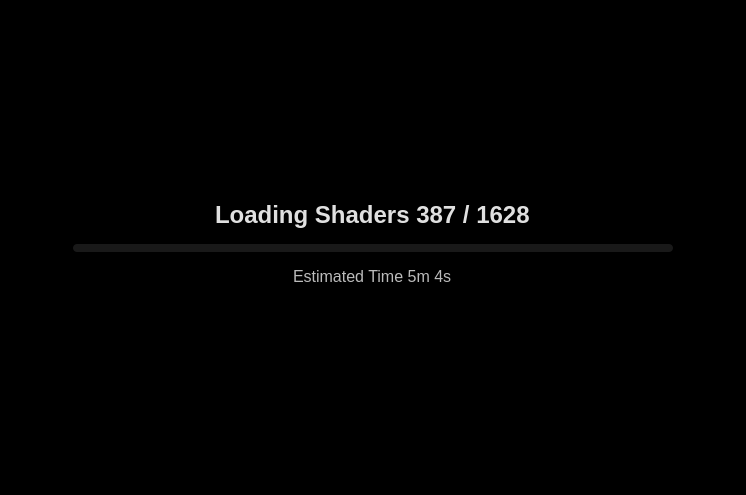
<?xml version="1.0" encoding="UTF-8"?>
<ui version="4.0">
 <class>LoadingScreen</class>
 <widget class="QWidget" name="LoadingScreen">
  <property name="geometry">
   <rect>
    <x>0</x>
    <y>0</y>
    <width>746</width>
    <height>495</height>
   </rect>
  </property>
  <property name="styleSheet">
   <string notr="true">background-color: rgb(0, 0, 0);</string>
  </property>
  <layout class="QVBoxLayout">
   <property name="spacing">
    <number>0</number>
   </property>
   <property name="leftMargin">
    <number>0</number>
   </property>
   <property name="topMargin">
    <number>0</number>
   </property>
   <property name="rightMargin">
    <number>0</number>
   </property>
   <property name="bottomMargin">
    <number>0</number>
   </property>
   <item>
    <widget class="QWidget" name="fade_parent" native="true">
     <layout class="QVBoxLayout" name="verticalLayout_2">
      <property name="spacing">
       <number>0</number>
      </property>
      <property name="leftMargin">
       <number>0</number>
      </property>
      <property name="topMargin">
       <number>0</number>
      </property>
      <property name="rightMargin">
       <number>0</number>
      </property>
      <property name="bottomMargin">
       <number>0</number>
      </property>
      <item alignment="Qt::AlignLeft|Qt::AlignTop">
       <widget class="QLabel" name="logo">
        <property name="text">
         <string/>
        </property>
        <property name="alignment">
         <set>Qt::AlignLeading|Qt::AlignLeft|Qt::AlignTop</set>
        </property>
        <property name="margin">
         <number>30</number>
        </property>
       </widget>
      </item>
      <item>
       <layout class="QVBoxLayout" name="verticalLayout" stretch="1,0,1">
        <property name="spacing">
         <number>15</number>
        </property>
        <property name="sizeConstraint">
         <enum>QLayout::SetNoConstraint</enum>
        </property>
        <item alignment="Qt::AlignHCenter|Qt::AlignBottom">
         <widget class="QLabel" name="stage">
          <property name="styleSheet">
           <string notr="true">background-color: transparent;
color: #E0E0E0;
font-family: 'Segoe UI', Arial;
font-size: 24px;
font-weight: 500;</string>
          </property>
          <property name="sizePolicy">
           <sizepolicy hsizetype="Minimum" vsizetype="Minimum">
            <horstretch>0</horstretch>
            <verstretch>0</verstretch>
           </sizepolicy>
          </property>
          <property name="text">
           <string>Loading Shaders 387 / 1628</string>
          </property>
         </widget>
        </item>
        <item alignment="Qt::AlignHCenter|Qt::AlignTop">
         <widget class="QProgressBar" name="progress_bar">
          <property name="minimumSize">
           <size>
            <width>600</width>
            <height>8</height>
           </size>
          </property>
          <property name="maximumSize">
           <size>
            <width>800</width>
            <height>8</height>
           </size>
          </property>
          <property name="styleSheet">
           <string notr="true">QProgressBar {
    background-color: rgba(255, 255, 255, 0.1);
    border: none;
    border-radius: 4px;
}
QProgressBar::chunk {
    background: qlineargradient(x1:0, y1:0, x2:1, y2:0,
                              stop:0 #FFD700, stop:1 #FFA500);
    border-radius: 4px;
}</string>
          </property>
          <property name="value">
           <number>50</number>
          </property>
          <property name="textVisible">
           <bool>false</bool>
          </property>
          <property name="format">
           <string>Loading Shaders %v out of %m</string>
          </property>
         </widget>
        </item>
        <item alignment="Qt::AlignHCenter|Qt::AlignTop">
         <widget class="QLabel" name="value">
          <property name="styleSheet">
           <string notr="true">background-color: transparent;
color: #BBBBBB;
font-family: 'Segoe UI', Arial;
font-size: 16px;
font-weight: 400;</string>
          </property>
          <property name="toolTip">
           <string notr="true"/>
          </property>
          <property name="text">
           <string>Estimated Time 5m 4s</string>
          </property>
         </widget>
        </item>
       </layout>
      </item>
      <item alignment="Qt::AlignRight|Qt::AlignBottom">
       <widget class="QLabel" name="banner">
        <property name="styleSheet">
         <string notr="true">background-color: black;</string>
        </property>
        <property name="text">
         <string/>
        </property>
        <property name="alignment">
         <set>Qt::AlignCenter</set>
        </property>
        <property name="margin">
         <number>30</number>
        </property>
       </widget>
      </item>
     </layout>
    </widget>
   </item>
  </layout>
 </widget>
 <resources/>
 <connections/>
</ui>
